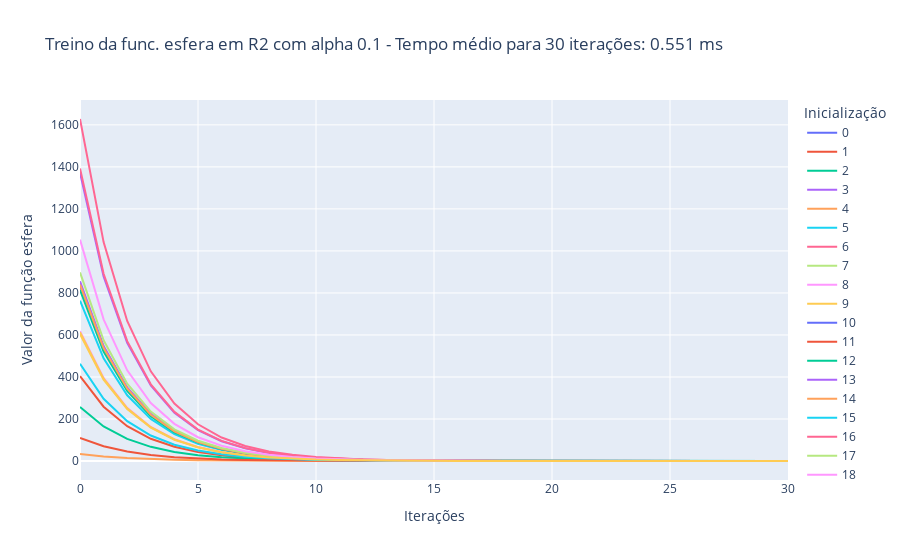

This figure's notebook cell:
### Markdown cell above
Caso 1.1: $\alpha$ = 0.1, treinamento por 30 iterações

### Code cell
treina_gradiente(1e-1, 2, 'esfera', 30)

### Figure 1 — Plotly figure (JSON) as saved in the notebook; plotly's stock layout.template omitted (floating-point values rounded to 4 significant figures)
{"data": [{"hovertemplate": "variable=0<br>index=%{x}<br>value=%{y}<extra></extra>", "legendgroup": "0", "line": {"color": "#636efa", "dash": "solid"}, "marker": {"symbol": "circle"}, "mode": "lines", "name": "0", "orientation": "v", "showlegend": true, "type": "scatter", "x": [0, 1, 2, 3, 4, 5, 6, 7, 8, 9, 10, 11, 12, 13, 14, 15, 16, 17, 18, 19, 20, 21, 22, 23, 24, 25, 26, 27, 28, 29, 30], "xaxis": "x", "y": [844.6, 540.5, 345.9, 221.4, 141.7, 90.68, 58.04, 37.14, 23.77, 15.21, 9.737, 6.232, 3.988, 2.553, 1.634, 1.046, 0.6691, 0.4282, 0.2741, 0.1754, 0.1123, 0.07185, 0.04598, 0.02943, 0.01883, 0.01205, 0.007715, 0.004937, 0.00316, 0.002022, 0.001294], "yaxis": "y"}, {"hovertemplate": "variable=1<br>index=%{x}<br>value=%{y}<extra></extra>", "legendgroup": "1", "line": {"color": "#EF553B", "dash": "solid"}, "marker": {"symbol": "circle"}, "mode": "lines", "name": "1", "orientation": "v", "showlegend": true, "type": "scatter", "x": [0, 1, 2, 3, 4, 5, 6, 7, 8, 9, 10, 11, 12, 13, 14, 15, 16, 17, 18, 19, 20, 21, 22, 23, 24, 25, 26, 27, 28, 29, 30], "xaxis": "x", "y": [403.9, 258.5, 165.4, 105.9, 67.77, 43.37, 27.76, 17.76, 11.37, 7.276, 4.657, 2.98, 1.907, 1.221, 0.7813, 0.5, 0.32, 0.2048, 0.1311, 0.08389, 0.05369, 0.03436, 0.02199, 0.01407, 0.009008, 0.005765, 0.00369, 0.002361, 0.001511, 0.0009672, 0.000619], "yaxis": "y"}, {"hovertemplate": "variable=2<br>index=%{x}<br>value=%{y}<extra></extra>", "legendgroup": "2", "line": {"color": "#00cc96", "dash": "solid"}, "marker": {"symbol": "circle"}, "mode": "lines", "name": "2", "orientation": "v", "showlegend": true, "type": "scatter", "x": [0, 1, 2, 3, 4, 5, 6, 7, 8, 9, 10, 11, 12, 13, 14, 15, 16, 17, 18, 19, 20, 21, 22, 23, 24, 25, 26, 27, 28, 29, 30], "xaxis": "x", "y": [257.0, 164.5, 105.3, 67.37, 43.12, 27.59, 17.66, 11.3, 7.234, 4.63, 2.963, 1.896, 1.214, 0.7767, 0.4971, 0.3181, 0.2036, 0.1303, 0.0834, 0.05338, 0.03416, 0.02186, 0.01399, 0.008955, 0.005731, 0.003668, 0.002348, 0.001502, 0.0009615, 0.0006154, 0.0003938], "yaxis": "y"}, {"hovertemplate": "variable=3<br>index=%{x}<br>value=%{y}<extra></extra>", "legendgroup": "3", "line": {"color": "#ab63fa", "dash": "solid"}, "marker": {"symbol": "circle"}, "mode": "lines", "name": "3", "orientation": "v", "showlegend": true, "type": "scatter", "x": [0, 1, 2, 3, 4, 5, 6, 7, 8, 9, 10, 11, 12, 13, 14, 15, 16, 17, 18, 19, 20, 21, 22, 23, 24, 25, 26, 27, 28, 29, 30], "xaxis": "x", "y": [1372.0, 878.1, 562.0, 359.7, 230.2, 147.3, 94.29, 60.34, 38.62, 24.72, 15.82, 10.12, 6.479, 4.147, 2.654, 1.699, 1.087, 0.6957, 0.4453, 0.285, 0.1824, 0.1167, 0.0747, 0.04781, 0.0306, 0.01958, 0.01253, 0.008021, 0.005133, 0.003285, 0.002103], "yaxis": "y"}, {"hovertemplate": "variable=4<br>index=%{x}<br>value=%{y}<extra></extra>", "legendgroup": "4", "line": {"color": "#FFA15A", "dash": "solid"}, "marker": {"symbol": "circle"}, "mode": "lines", "name": "4", "orientation": "v", "showlegend": true, "type": "scatter", "x": [0, 1, 2, 3, 4, 5, 6, 7, 8, 9, 10, 11, 12, 13, 14, 15, 16, 17, 18, 19, 20, 21, 22, 23, 24, 25, 26, 27, 28, 29, 30], "xaxis": "x", "y": [33.63, 21.53, 13.78, 8.817, 5.643, 3.611, 2.311, 1.479, 0.9467, 0.6059, 0.3878, 0.2482, 0.1588, 0.1017, 0.06506, 0.04164, 0.02665, 0.01705, 0.01091, 0.006986, 0.004471, 0.002861, 0.001831, 0.001172, 0.0007501, 0.00048, 0.0003072, 0.0001966, 0.0001258, 8.054e-05, 5.154e-05], "yaxis": "y"}, {"hovertemplate": "variable=5<br>index=%{x}<br>value=%{y}<extra></extra>", "legendgroup": "5", "line": {"color": "#19d3f3", "dash": "solid"}, "marker": {"symbol": "circle"}, "mode": "lines", "name": "5", "orientation": "v", "showlegend": true, "type": "scatter", "x": [0, 1, 2, 3, 4, 5, 6, 7, 8, 9, 10, 11, 12, 13, 14, 15, 16, 17, 18, 19, 20, 21, 22, 23, 24, 25, 26, 27, 28, 29, 30], "xaxis": "x", "y": [763.3, 488.5, 312.6, 200.1, 128.1, 81.96, 52.45, 33.57, 21.48, 13.75, 8.8, 5.632, 3.605, 2.307, 1.476, 0.9449, 0.6047, 0.387, 0.2477, 0.1585, 0.1015, 0.06493, 0.04156, 0.0266, 0.01702, 0.01089, 0.006972, 0.004462, 0.002856, 0.001828, 0.00117], "yaxis": "y"}, {"hovertemplate": "variable=6<br>index=%{x}<br>value=%{y}<extra></extra>", "legendgroup": "6", "line": {"color": "#FF6692", "dash": "solid"}, "marker": {"symbol": "circle"}, "mode": "lines", "name": "6", "orientation": "v", "showlegend": true, "type": "scatter", "x": [0, 1, 2, 3, 4, 5, 6, 7, 8, 9, 10, 11, 12, 13, 14, 15, 16, 17, 18, 19, 20, 21, 22, 23, 24, 25, 26, 27, 28, 29, 30], "xaxis": "x", "y": [1392.0, 891.1, 570.3, 365.0, 233.6, 149.5, 95.68, 61.24, 39.19, 25.08, 16.05, 10.27, 6.575, 4.208, 2.693, 1.724, 1.103, 0.706, 0.4519, 0.2892, 0.1851, 0.1185, 0.07581, 0.04852, 0.03105, 0.01987, 0.01272, 0.00814, 0.00521, 0.003334, 0.002134], "yaxis": "y"}, {"hovertemplate": "variable=7<br>index=%{x}<br>value=%{y}<extra></extra>", "legendgroup": "7", "line": {"color": "#B6E880", "dash": "solid"}, "marker": {"symbol": "circle"}, "mode": "lines", "name": "7", "orientation": "v", "showlegend": true, "type": "scatter", "x": [0, 1, 2, 3, 4, 5, 6, 7, 8, 9, 10, 11, 12, 13, 14, 15, 16, 17, 18, 19, 20, 21, 22, 23, 24, 25, 26, 27, 28, 29, 30], "xaxis": "x", "y": [825.5, 528.4, 338.1, 216.4, 138.5, 88.64, 56.73, 36.31, 23.24, 14.87, 9.518, 6.091, 3.899, 2.495, 1.597, 1.022, 0.6541, 0.4186, 0.2679, 0.1715, 0.1097, 0.07023, 0.04495, 0.02877, 0.01841, 0.01178, 0.007541, 0.004826, 0.003089, 0.001977, 0.001265], "yaxis": "y"}, {"hovertemplate": "variable=8<br>index=%{x}<br>value=%{y}<extra></extra>", "legendgroup": "8", "line": {"color": "#FF97FF", "dash": "solid"}, "marker": {"symbol": "circle"}, "mode": "lines", "name": "8", "orientation": "v", "showlegend": true, "type": "scatter", "x": [0, 1, 2, 3, 4, 5, 6, 7, 8, 9, 10, 11, 12, 13, 14, 15, 16, 17, 18, 19, 20, 21, 22, 23, 24, 25, 26, 27, 28, 29, 30], "xaxis": "x", "y": [618.4, 395.8, 253.3, 162.1, 103.8, 66.4, 42.5, 27.2, 17.41, 11.14, 7.13, 4.563, 2.92, 1.869, 1.196, 0.7656, 0.49, 0.3136, 0.2007, 0.1284, 0.0822, 0.05261, 0.03367, 0.02155, 0.01379, 0.008826, 0.005649, 0.003615, 0.002314, 0.001481, 0.0009477], "yaxis": "y"}, {"hovertemplate": "variable=9<br>index=%{x}<br>value=%{y}<extra></extra>", "legendgroup": "9", "line": {"color": "#FECB52", "dash": "solid"}, "marker": {"symbol": "circle"}, "mode": "lines", "name": "9", "orientation": "v", "showlegend": true, "type": "scatter", "x": [0, 1, 2, 3, 4, 5, 6, 7, 8, 9, 10, 11, 12, 13, 14, 15, 16, 17, 18, 19, 20, 21, 22, 23, 24, 25, 26, 27, 28, 29, 30], "xaxis": "x", "y": [613.0, 392.3, 251.1, 160.7, 102.9, 65.82, 42.13, 26.96, 17.26, 11.04, 7.068, 4.523, 2.895, 1.853, 1.186, 0.7589, 0.4857, 0.3108, 0.1989, 0.1273, 0.08149, 0.05215, 0.03338, 0.02136, 0.01367, 0.00875, 0.0056, 0.003584, 0.002294, 0.001468, 0.0009395], "yaxis": "y"}, {"hovertemplate": "variable=10<br>index=%{x}<br>value=%{y}<extra></extra>", "legendgroup": "10", "line": {"color": "#636efa", "dash": "solid"}, "marker": {"symbol": "circle"}, "mode": "lines", "name": "10", "orientation": "v", "showlegend": true, "type": "scatter", "x": [0, 1, 2, 3, 4, 5, 6, 7, 8, 9, 10, 11, 12, 13, 14, 15, 16, 17, 18, 19, 20, 21, 22, 23, 24, 25, 26, 27, 28, 29, 30], "xaxis": "x", "y": [837.4, 535.9, 343.0, 219.5, 140.5, 89.92, 57.55, 36.83, 23.57, 15.09, 9.655, 6.179, 3.955, 2.531, 1.62, 1.037, 0.6635, 0.4246, 0.2718, 0.1739, 0.1113, 0.07124, 0.04559, 0.02918, 0.01867, 0.01195, 0.007649, 0.004895, 0.003133, 0.002005, 0.001283], "yaxis": "y"}, {"hovertemplate": "variable=11<br>index=%{x}<br>value=%{y}<extra></extra>", "legendgroup": "11", "line": {"color": "#EF553B", "dash": "solid"}, "marker": {"symbol": "circle"}, "mode": "lines", "name": "11", "orientation": "v", "showlegend": true, "type": "scatter", "x": [0, 1, 2, 3, 4, 5, 6, 7, 8, 9, 10, 11, 12, 13, 14, 15, 16, 17, 18, 19, 20, 21, 22, 23, 24, 25, 26, 27, 28, 29, 30], "xaxis": "x", "y": [109.7, 70.22, 44.94, 28.76, 18.41, 11.78, 7.54, 4.826, 3.088, 1.977, 1.265, 0.8096, 0.5182, 0.3316, 0.2122, 0.1358, 0.08693, 0.05564, 0.03561, 0.02279, 0.01458, 0.009334, 0.005974, 0.003823, 0.002447, 0.001566, 0.001002, 0.0006414, 0.0004105, 0.0002627, 0.0001682], "yaxis": "y"}, {"hovertemplate": "variable=12<br>index=%{x}<br>value=%{y}<extra></extra>", "legendgroup": "12", "line": {"color": "#00cc96", "dash": "solid"}, "marker": {"symbol": "circle"}, "mode": "lines", "name": "12", "orientation": "v", "showlegend": true, "type": "scatter", "x": [0, 1, 2, 3, 4, 5, 6, 7, 8, 9, 10, 11, 12, 13, 14, 15, 16, 17, 18, 19, 20, 21, 22, 23, 24, 25, 26, 27, 28, 29, 30], "xaxis": "x", "y": [813.7, 520.8, 333.3, 213.3, 136.5, 87.37, 55.92, 35.79, 22.9, 14.66, 9.382, 6.004, 3.843, 2.459, 1.574, 1.007, 0.6447, 0.4126, 0.2641, 0.169, 0.1082, 0.06922, 0.0443, 0.02835, 0.01815, 0.01161, 0.007433, 0.004757, 0.003044, 0.001948, 0.001247], "yaxis": "y"}, {"hovertemplate": "variable=13<br>index=%{x}<br>value=%{y}<extra></extra>", "legendgroup": "13", "line": {"color": "#ab63fa", "dash": "solid"}, "marker": {"symbol": "circle"}, "mode": "lines", "name": "13", "orientation": "v", "showlegend": true, "type": "scatter", "x": [0, 1, 2, 3, 4, 5, 6, 7, 8, 9, 10, 11, 12, 13, 14, 15, 16, 17, 18, 19, 20, 21, 22, 23, 24, 25, 26, 27, 28, 29, 30], "xaxis": "x", "y": [855.1, 547.3, 350.3, 224.2, 143.5, 91.82, 58.76, 37.61, 24.07, 15.4, 9.859, 6.31, 4.038, 2.584, 1.654, 1.059, 0.6775, 0.4336, 0.2775, 0.1776, 0.1137, 0.07275, 0.04656, 0.0298, 0.01907, 0.0122, 0.007811, 0.004999, 0.003199, 0.002048, 0.00131], "yaxis": "y"}, {"hovertemplate": "variable=14<br>index=%{x}<br>value=%{y}<extra></extra>", "legendgroup": "14", "line": {"color": "#FFA15A", "dash": "solid"}, "marker": {"symbol": "circle"}, "mode": "lines", "name": "14", "orientation": "v", "showlegend": true, "type": "scatter", "x": [0, 1, 2, 3, 4, 5, 6, 7, 8, 9, 10, 11, 12, 13, 14, 15, 16, 17, 18, 19, 20, 21, 22, 23, 24, 25, 26, 27, 28, 29, 30], "xaxis": "x", "y": [839.7, 537.4, 343.9, 220.1, 140.9, 90.16, 57.7, 36.93, 23.63, 15.13, 9.681, 6.196, 3.965, 2.538, 1.624, 1.039, 0.6653, 0.4258, 0.2725, 0.1744, 0.1116, 0.07143, 0.04572, 0.02926, 0.01873, 0.01198, 0.00767, 0.004909, 0.003142, 0.002011, 0.001287], "yaxis": "y"}, {"hovertemplate": "variable=15<br>index=%{x}<br>value=%{y}<extra></extra>", "legendgroup": "15", "line": {"color": "#19d3f3", "dash": "solid"}, "marker": {"symbol": "circle"}, "mode": "lines", "name": "15", "orientation": "v", "showlegend": true, "type": "scatter", "x": [0, 1, 2, 3, 4, 5, 6, 7, 8, 9, 10, 11, 12, 13, 14, 15, 16, 17, 18, 19, 20, 21, 22, 23, 24, 25, 26, 27, 28, 29, 30], "xaxis": "x", "y": [462.7, 296.1, 189.5, 121.3, 77.62, 49.68, 31.79, 20.35, 13.02, 8.335, 5.334, 3.414, 2.185, 1.398, 0.8949, 0.5728, 0.3666, 0.2346, 0.1501, 0.09609, 0.0615, 0.03936, 0.02519, 0.01612, 0.01032, 0.006603, 0.004226, 0.002705, 0.001731, 0.001108, 0.000709], "yaxis": "y"}, {"hovertemplate": "variable=16<br>index=%{x}<br>value=%{y}<extra></extra>", "legendgroup": "16", "line": {"color": "#FF6692", "dash": "solid"}, "marker": {"symbol": "circle"}, "mode": "lines", "name": "16", "orientation": "v", "showlegend": true, "type": "scatter", "x": [0, 1, 2, 3, 4, 5, 6, 7, 8, 9, 10, 11, 12, 13, 14, 15, 16, 17, 18, 19, 20, 21, 22, 23, 24, 25, 26, 27, 28, 29, 30], "xaxis": "x", "y": [1628.0, 1042.0, 666.8, 426.8, 273.1, 174.8, 111.9, 71.6, 45.82, 29.33, 18.77, 12.01, 7.688, 4.92, 3.149, 2.015, 1.29, 0.8255, 0.5283, 0.3381, 0.2164, 0.1385, 0.08863, 0.05673, 0.0363, 0.02323, 0.01487, 0.009517, 0.006091, 0.003898, 0.002495], "yaxis": "y"}, {"hovertemplate": "variable=17<br>index=%{x}<br>value=%{y}<extra></extra>", "legendgroup": "17", "line": {"color": "#B6E880", "dash": "solid"}, "marker": {"symbol": "circle"}, "mode": "lines", "name": "17", "orientation": "v", "showlegend": true, "type": "scatter", "x": [0, 1, 2, 3, 4, 5, 6, 7, 8, 9, 10, 11, 12, 13, 14, 15, 16, 17, 18, 19, 20, 21, 22, 23, 24, 25, 26, 27, 28, 29, 30], "xaxis": "x", "y": [897.7, 574.6, 367.7, 235.3, 150.6, 96.39, 61.69, 39.48, 25.27, 16.17, 10.35, 6.624, 4.239, 2.713, 1.736, 1.111, 0.7113, 0.4552, 0.2913, 0.1865, 0.1193, 0.07637, 0.04888, 0.03128, 0.02002, 0.01281, 0.0082, 0.005248, 0.003359, 0.00215, 0.001376], "yaxis": "y"}, {"hovertemplate": "variable=18<br>index=%{x}<br>value=%{y}<extra></extra>", "legendgroup": "18", "line": {"color": "#FF97FF", "dash": "solid"}, "marker": {"symbol": "circle"}, "mode": "lines", "name": "18", "orientation": "v", "showlegend": true, "type": "scatter", "x": [0, 1, 2, 3, 4, 5, 6, 7, 8, 9, 10, 11, 12, 13, 14, 15, 16, 17, 18, 19, 20, 21, 22, 23, 24, 25, 26, 27, 28, 29, 30], "xaxis": "x", "y": [1054.0, 674.4, 431.6, 276.2, 176.8, 113.1, 72.41, 46.35, 29.66, 18.98, 12.15, 7.775, 4.976, 3.185, 2.038, 1.304, 0.8349, 0.5343, 0.342, 0.2189, 0.1401, 0.08964, 0.05737, 0.03672, 0.0235, 0.01504, 0.009625, 0.00616, 0.003943, 0.002523, 0.001615], "yaxis": "y"}, {"hovertemplate": "variable=19<br>index=%{x}<br>value=%{y}<extra></extra>", "legendgroup": "19", "line": {"color": "#FECB52", "dash": "solid"}, "marker": {"symbol": "circle"}, "mode": "lines", "name": "19", "orientation": "v", "showlegend": true, "type": "scatter", "x": [0, 1, 2, 3, 4, 5, 6, 7, 8, 9, 10, 11, 12, 13, 14, 15, 16, 17, 18, 19, 20, 21, 22, 23, 24, 25, 26, 27, 28, 29, 30], "xaxis": "x", "y": [604.4, 386.8, 247.6, 158.4, 101.4, 64.9, 41.53, 26.58, 17.01, 10.89, 6.968, 4.46, 2.854, 1.827, 1.169, 0.7482, 0.4788, 0.3065, 0.1961, 0.1255, 0.08034, 0.05142, 0.03291, 0.02106, 0.01348, 0.008626, 0.005521, 0.003533, 0.002261, 0.001447, 0.0009262], "yaxis": "y"}], "layout": {"legend": {"title": {"text": "Inicialização"}, "tracegroupgap": 0}, "title": {"text": "Treino da func. esfera em R2 com alpha 0.1 - Tempo médio para 30 iterações: 0.551 ms"}, "xaxis": {"anchor": "y", "domain": [0, 1], "title": {"text": "Iterações"}}, "yaxis": {"anchor": "x", "domain": [0, 1], "title": {"text": "Valor da função esfera"}}}}
